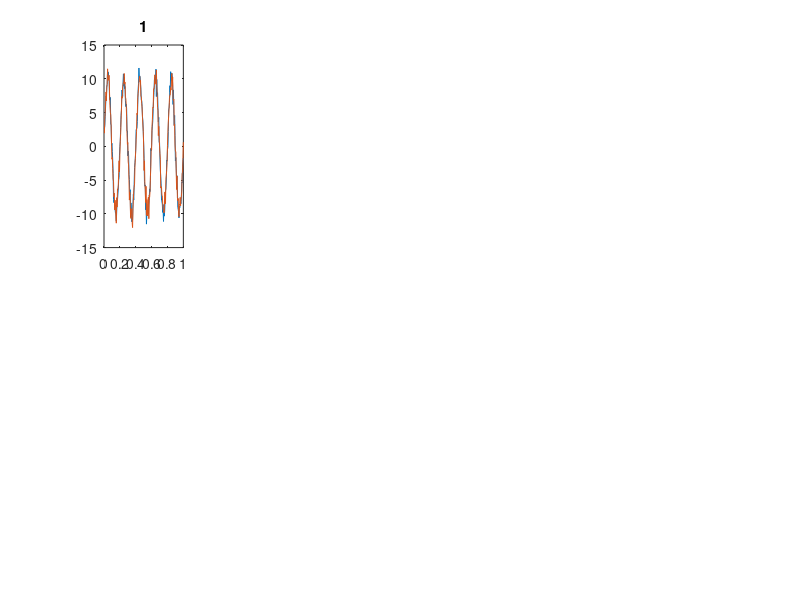

Write MATLAB code to recreate this figure. (Note: this script raises an error after producing the figure.)
% Test agreement  between two time-series: Sine-waves with random noise

%% Generate two time-series : settings
fs          = 200;               % Sampling frequency (samples per second) 
dt          = 1/fs;              % seconds per sample 
StopTime    = 1;                 % seconds 
t           = (dt:dt:StopTime);  % seconds 
Freq        = 5;                 % Sine wave frequency (hertz) 

%% Test
for ii = 1:10
    fprintf('Run %i of 10... ', ii) 
    for aa = 1:10
        % Generate two time-series
        x = sin(2*pi*Freq*t)*10+randn(1,length(t))*aa;
        y = sin(2*pi*Freq*t)*10+randn(1,length(t))*aa;
        dat = [x; y];   % N observers vs M samples

        % Plot data
        % figure(1);
        subplot(2,5,aa); 
        plot(t, x); hold on
        % subplot(2,5,aa); 
        plot(t, y);
        title(aa)

        % Test with kriAplha function
        tic
        alpha1(aa,ii) = kriAlpha(dat, 'interval'); disp('done')
        dT1(aa,ii) = toc;

        % New implementation
        tic
        alpha2(aa,ii) = kripAlpha(dat, 'interval'); disp('done')
        dT2(aa,ii) = toc;

        % Approximation method
        tic
        alphap(aa,ii) = alphaprime(dat); disp('done')
        dTp(aa,ii) = toc;
    end
    disp('done')
end
disp('DONE')
%%
[alpha1; alpha2; alphap]

figure;
plot(1:10, alpha1, 'o-'); hold on
plot(1:10, alpha2, 'o-'); hold on
plot(1:10, alphap, 'o-');



mean([dT1; dT2; dTp], 2)
std([dT1; dT2; dTp]')



